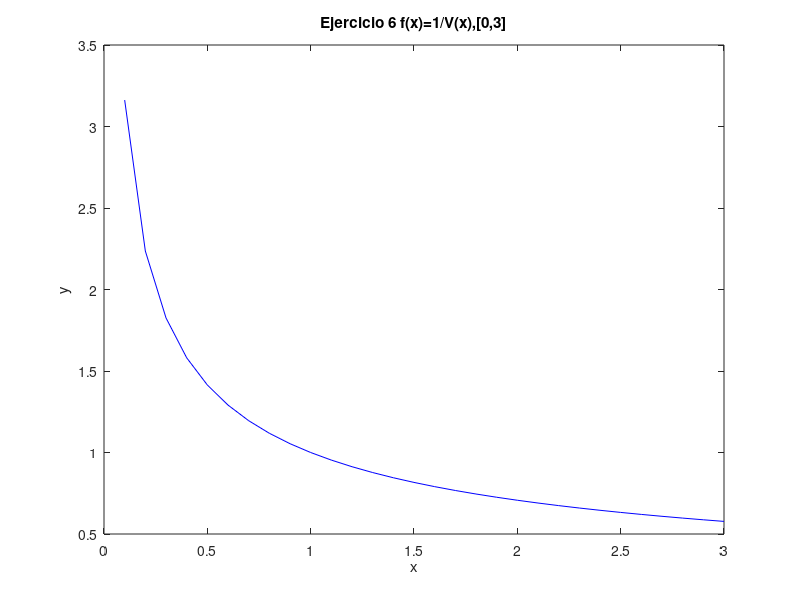

Reproduce this figure in MATLAB.
% Octave Script
% Title			:1.5 Teorema de Existencia
% Description		:Script para graficar el ejericio 6 de la actividad 1.5
% Author		:Luis Gerardo Cardozo Carranza (Gerard_CRS) luiscardozo161002@gmail.com
% Date			:20210504
% sion		        :1
% Usage			:octave> /path/Teorema_de_Existencia_Actividad_1.5_Luis Gerardo Cardozo Carranza_3202
% Notes			:Requiere aplicacion octave usar en consola preferentemente.

%Actividad_Ejercicio 6 f(x)=1/V(x),[0,3]
%Limpiar variables.
clear 
%Dominio de la funcion.
x=0:0.1:3;
%Valor de la funcion.
y=(1./sqrt(x));
%Genera la grafica 
plot(x,y,'b');
%Asigna un nombre a la grafica 
title("Ejercicio 6 f(x)=1/V(x),[0,3]");
%Etiqueta para x
xlabel("x");
%Etiqueta para y
ylabel("y");
